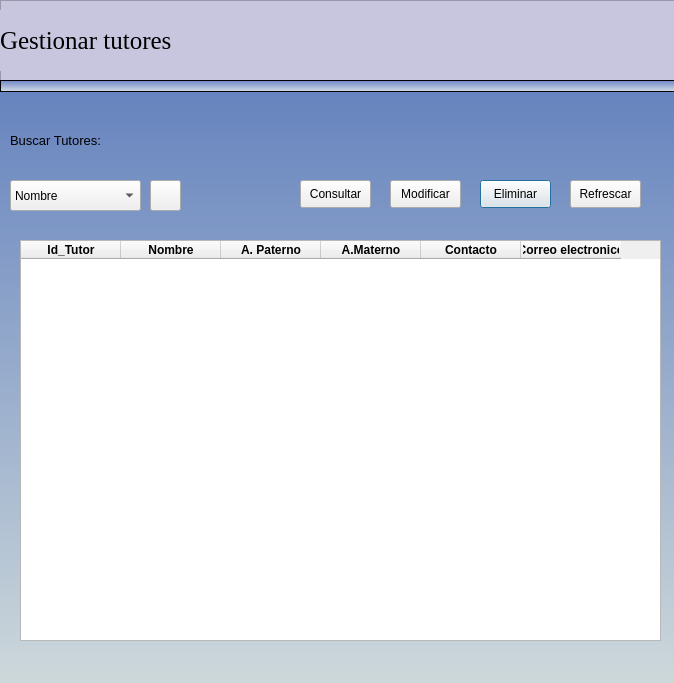
<?xml version="1.0" encoding="UTF-8"?>
<ui version="4.0">
 <class>Consultar_Tutor</class>
 <widget class="QDialog" name="Consultar_Tutor">
  <property name="geometry">
   <rect>
    <x>0</x>
    <y>0</y>
    <width>674</width>
    <height>683</height>
   </rect>
  </property>
  <property name="minimumSize">
   <size>
    <width>674</width>
    <height>683</height>
   </size>
  </property>
  <property name="maximumSize">
   <size>
    <width>674</width>
    <height>883</height>
   </size>
  </property>
  <property name="windowTitle">
   <string>Gestionar tutores</string>
  </property>
  <widget class="QPushButton" name="btnEliminar">
   <property name="geometry">
    <rect>
     <x>480</x>
     <y>180</y>
     <width>71</width>
     <height>28</height>
    </rect>
   </property>
   <property name="text">
    <string>Eliminar</string>
   </property>
  </widget>
  <widget class="QPushButton" name="btnConsultar">
   <property name="geometry">
    <rect>
     <x>300</x>
     <y>180</y>
     <width>71</width>
     <height>28</height>
    </rect>
   </property>
   <property name="text">
    <string>Consultar</string>
   </property>
  </widget>
  <widget class="QPushButton" name="btnModificar">
   <property name="geometry">
    <rect>
     <x>390</x>
     <y>180</y>
     <width>71</width>
     <height>28</height>
    </rect>
   </property>
   <property name="text">
    <string>Modificar</string>
   </property>
  </widget>
  <widget class="QLabel" name="label_2">
   <property name="geometry">
    <rect>
     <x>10</x>
     <y>110</y>
     <width>481</width>
     <height>61</height>
    </rect>
   </property>
   <property name="font">
    <font>
     <pointsize>10</pointsize>
    </font>
   </property>
   <property name="text">
    <string>Buscar Tutores: </string>
   </property>
  </widget>
  <widget class="QFrame" name="frame">
   <property name="geometry">
    <rect>
     <x>0</x>
     <y>0</y>
     <width>681</width>
     <height>81</height>
    </rect>
   </property>
   <property name="styleSheet">
    <string notr="true">background-color: rgb(200, 198, 223);</string>
   </property>
   <property name="frameShape">
    <enum>QFrame::StyledPanel</enum>
   </property>
   <property name="frameShadow">
    <enum>QFrame::Raised</enum>
   </property>
   <widget class="QLabel" name="label_3">
    <property name="geometry">
     <rect>
      <x>0</x>
      <y>10</y>
      <width>481</width>
      <height>61</height>
     </rect>
    </property>
    <property name="font">
     <font>
      <family>Times New Roman</family>
      <pointsize>19</pointsize>
      <weight>9</weight>
      <italic>false</italic>
      <bold>false</bold>
     </font>
    </property>
    <property name="styleSheet">
     <string notr="true">
font: 75 19pt &quot;Times New Roman&quot;;</string>
    </property>
    <property name="text">
     <string>Gestionar tutores</string>
    </property>
   </widget>
   <widget class="QLabel" name="label_23">
    <property name="geometry">
     <rect>
      <x>580</x>
      <y>10</y>
      <width>71</width>
      <height>71</height>
     </rect>
    </property>
    <property name="font">
     <font>
      <pointsize>10</pointsize>
     </font>
    </property>
    <property name="styleSheet">
     <string notr="true">image: url(:/newPrefix/familia.png);</string>
    </property>
    <property name="text">
     <string/>
    </property>
   </widget>
  </widget>
  <widget class="QLabel" name="label">
   <property name="geometry">
    <rect>
     <x>0</x>
     <y>80</y>
     <width>681</width>
     <height>631</height>
    </rect>
   </property>
   <property name="minimumSize">
    <size>
     <width>10</width>
     <height>10</height>
    </size>
   </property>
   <property name="styleSheet">
    <string notr="true">background-color: qlineargradient(spread:pad, x1:0, y1:1, x2:0, y2:0, stop:0 rgba(210, 220, 220), stop:1 rgba(100, 130, 190));

</string>
   </property>
   <property name="text">
    <string/>
   </property>
  </widget>
  <widget class="QFrame" name="frame_2">
   <property name="geometry">
    <rect>
     <x>0</x>
     <y>80</y>
     <width>681</width>
     <height>12</height>
    </rect>
   </property>
   <property name="maximumSize">
    <size>
     <width>16777215</width>
     <height>14</height>
    </size>
   </property>
   <property name="styleSheet">
    <string notr="true">background-color: qlineargradient(spread:pad, x1:0, y1:1, x2:0, y2:0, stop:0 rgba(214, 225, 229), stop:1 rgba(109, 130, 198));
</string>
   </property>
   <property name="frameShape">
    <enum>QFrame::StyledPanel</enum>
   </property>
   <property name="frameShadow">
    <enum>QFrame::Raised</enum>
   </property>
  </widget>
  <widget class="QPushButton" name="btnBuscarbaciente">
   <property name="geometry">
    <rect>
     <x>150</x>
     <y>180</y>
     <width>31</width>
     <height>31</height>
    </rect>
   </property>
   <property name="text">
    <string/>
   </property>
   <property name="icon">
    <iconset resource="images/image.qrc">
     <normaloff>:/newPrefix/lupa.png</normaloff>:/newPrefix/lupa.png</iconset>
   </property>
  </widget>
  <widget class="QComboBox" name="cbfiltrar">
   <property name="geometry">
    <rect>
     <x>10</x>
     <y>180</y>
     <width>131</width>
     <height>31</height>
    </rect>
   </property>
   <item>
    <property name="text">
     <string>Nombre</string>
    </property>
   </item>
  </widget>
  <widget class="QTableWidget" name="tableView_2">
   <property name="geometry">
    <rect>
     <x>20</x>
     <y>240</y>
     <width>641</width>
     <height>401</height>
    </rect>
   </property>
   <property name="minimumSize">
    <size>
     <width>200</width>
     <height>200</height>
    </size>
   </property>
   <property name="focusPolicy">
    <enum>Qt::NoFocus</enum>
   </property>
   <property name="editTriggers">
    <set>QAbstractItemView::NoEditTriggers</set>
   </property>
   <property name="dragEnabled">
    <bool>false</bool>
   </property>
   <property name="rowCount">
    <number>0</number>
   </property>
   <property name="columnCount">
    <number>6</number>
   </property>
   <column>
    <property name="text">
     <string>Id_Tutor</string>
    </property>
    <property name="font">
     <font>
      <weight>75</weight>
      <bold>true</bold>
     </font>
    </property>
   </column>
   <column>
    <property name="text">
     <string>Nombre</string>
    </property>
    <property name="font">
     <font>
      <weight>75</weight>
      <bold>true</bold>
     </font>
    </property>
    <property name="textAlignment">
     <set>AlignCenter</set>
    </property>
    <property name="background">
     <color>
      <red>85</red>
      <green>255</green>
      <blue>127</blue>
     </color>
    </property>
   </column>
   <column>
    <property name="text">
     <string>A. Paterno</string>
    </property>
    <property name="font">
     <font>
      <weight>75</weight>
      <bold>true</bold>
     </font>
    </property>
    <property name="textAlignment">
     <set>AlignCenter</set>
    </property>
    <property name="background">
     <color>
      <red>255</red>
      <green>248</green>
      <blue>53</blue>
     </color>
    </property>
   </column>
   <column>
    <property name="text">
     <string>A.Materno</string>
    </property>
    <property name="font">
     <font>
      <weight>75</weight>
      <bold>true</bold>
     </font>
    </property>
    <property name="textAlignment">
     <set>AlignCenter</set>
    </property>
    <property name="background">
     <color>
      <red>0</red>
      <green>170</green>
      <blue>127</blue>
     </color>
    </property>
   </column>
   <column>
    <property name="text">
     <string>Contacto</string>
    </property>
    <property name="font">
     <font>
      <weight>75</weight>
      <bold>true</bold>
     </font>
    </property>
    <property name="textAlignment">
     <set>AlignCenter</set>
    </property>
    <property name="background">
     <color>
      <red>255</red>
      <green>170</green>
      <blue>0</blue>
     </color>
    </property>
   </column>
   <column>
    <property name="text">
     <string>Correo electronico</string>
    </property>
    <property name="font">
     <font>
      <weight>75</weight>
      <bold>true</bold>
     </font>
    </property>
    <property name="textAlignment">
     <set>AlignCenter</set>
    </property>
    <property name="background">
     <color>
      <red>255</red>
      <green>0</green>
      <blue>0</blue>
     </color>
    </property>
   </column>
  </widget>
  <widget class="QPushButton" name="btnRefrescar">
   <property name="geometry">
    <rect>
     <x>570</x>
     <y>180</y>
     <width>71</width>
     <height>28</height>
    </rect>
   </property>
   <property name="text">
    <string>Refrescar</string>
   </property>
  </widget>
  <zorder>label</zorder>
  <zorder>btnEliminar</zorder>
  <zorder>btnConsultar</zorder>
  <zorder>btnModificar</zorder>
  <zorder>label_2</zorder>
  <zorder>frame</zorder>
  <zorder>frame_2</zorder>
  <zorder>btnBuscarbaciente</zorder>
  <zorder>cbfiltrar</zorder>
  <zorder>tableView_2</zorder>
  <zorder>btnRefrescar</zorder>
 </widget>
 <resources>
  <include location="images/image.qrc"/>
 </resources>
 <connections/>
</ui>
